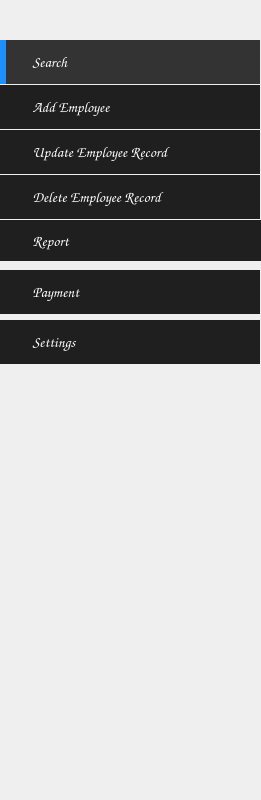
   <widget class="QWidget" name="leftWidget" native="true">
    <property name="geometry">
     <rect>
      <x>0</x>
      <y>-10</y>
      <width>261</width>
      <height>800</height>
     </rect>
    </property>
    <property name="styleSheet">
     <string notr="true">#leftWidget
{
	width:260px;
	background:#1F1F1F;
}</string>
    </property>
    <widget class="QPushButton" name="searchButton">
     <property name="geometry">
      <rect>
       <x>0</x>
       <y>40</y>
       <width>260</width>
       <height>44</height>
      </rect>
     </property>
     <property name="font">
      <font>
       <family>Comic Sans MS</family>
       <pointsize>11</pointsize>
      </font>
     </property>
     <property name="styleSheet">
      <string notr="true">#searchButton
{
	text-align:left;
	padding-left:20px;
	border:none;
	border-left:6px solid dodgerblue;
	color:white;	
	background:#333333;
}</string>
     </property>
     <property name="text">
      <string>  Search</string>
     </property>
     <property name="icon">
      <iconset resource="resources.qrc">
       <normaloff>:/Images/icons8_Find_User_Male_50px.png</normaloff>:/Images/icons8_Find_User_Male_50px.png</iconset>
     </property>
     <property name="iconSize">
      <size>
       <width>32</width>
       <height>32</height>
      </size>
     </property>
    </widget>
    <widget class="QPushButton" name="addEmpButton">
     <property name="geometry">
      <rect>
       <x>0</x>
       <y>85</y>
       <width>260</width>
       <height>44</height>
      </rect>
     </property>
     <property name="font">
      <font>
       <family>Comic Sans MS</family>
       <pointsize>11</pointsize>
      </font>
     </property>
     <property name="styleSheet">
      <string notr="true">#addEmpButton
{
	text-align:left;
	padding-left:26px;
	border:none;	
	color:white;	
	background:#1F1F1F;
}
#addEmpButton:hover
{
	text-align:left;
	padding-left:26px;
	border:none;	
	color:white;	
	background:#333;
}</string>
     </property>
     <property name="text">
      <string>  Add Employee</string>
     </property>
     <property name="icon">
      <iconset resource="resources.qrc">
       <normaloff>:/Images/icons8_Add_User_Male_50px.png</normaloff>:/Images/icons8_Add_User_Male_50px.png</iconset>
     </property>
     <property name="iconSize">
      <size>
       <width>32</width>
       <height>32</height>
      </size>
     </property>
    </widget>
    <widget class="QPushButton" name="updateEmpButton">
     <property name="geometry">
      <rect>
       <x>0</x>
       <y>130</y>
       <width>260</width>
       <height>44</height>
      </rect>
     </property>
     <property name="font">
      <font>
       <family>Comic Sans MS</family>
       <pointsize>11</pointsize>
      </font>
     </property>
     <property name="styleSheet">
      <string notr="true">#updateEmpButton
{
	text-align:left;
	padding-left:26px;
	border:none;	
	color:white;	
	background:#1F1F1F;
}
#updateEmpButton:hover
{
	text-align:left;
	padding-left:26px;
	border:none;	
	color:white;	
	background:#333;
}</string>
     </property>
     <property name="text">
      <string>  Update Employee Record</string>
     </property>
     <property name="icon">
      <iconset resource="resources.qrc">
       <normaloff>:/Images/icons8_Registration_50px.png</normaloff>:/Images/icons8_Registration_50px.png</iconset>
     </property>
     <property name="iconSize">
      <size>
       <width>32</width>
       <height>32</height>
      </size>
     </property>
    </widget>
    <widget class="QPushButton" name="deleteEmpButton">
     <property name="geometry">
      <rect>
       <x>0</x>
       <y>175</y>
       <width>260</width>
       <height>44</height>
      </rect>
     </property>
     <property name="font">
      <font>
       <family>Comic Sans MS</family>
       <pointsize>11</pointsize>
      </font>
     </property>
     <property name="styleSheet">
      <string notr="true">#deleteEmpButton
{
	text-align:left;
	padding-left:26px;
	border:none;	
	color:white;	
	background:#1F1F1F;
}
#deleteEmpButton:hover
{
	text-align:left;
	padding-left:26px;
	border:none;	
	color:white;	
	background:#333;
}</string>
     </property>
     <property name="text">
      <string>  Delete Employee Record</string>
     </property>
     <property name="icon">
      <iconset resource="resources.qrc">
       <normaloff>:/Images/icons8_Remove_User_Male_50px.png</normaloff>:/Images/icons8_Remove_User_Male_50px.png</iconset>
     </property>
     <property name="iconSize">
      <size>
       <width>32</width>
       <height>32</height>
      </size>
     </property>
    </widget>
    <widget class="QPushButton" name="reportButton">
     <property name="geometry">
      <rect>
       <x>0</x>
       <y>220</y>
       <width>261</width>
       <height>41</height>
      </rect>
     </property>
     <property name="font">
      <font>
       <family>Comic Sans MS</family>
       <pointsize>11</pointsize>
      </font>
     </property>
     <property name="styleSheet">
      <string notr="true">#reportButton
{
	text-align:left;
	padding-left:26px;
	border:none;	
	color:white;	
	background:#1F1F1F;
}
#reportButton:hover
{
	text-align:left;
	padding-left:26px;	
	border:none;	
	color:white;	
	background:#333333;
}</string>
     </property>
     <property name="text">
      <string>  Report</string>
     </property>
     <property name="icon">
      <iconset resource="resources.qrc">
       <normaloff>:/Images/baseline_summarize_white_48dp.png</normaloff>:/Images/baseline_summarize_white_48dp.png</iconset>
     </property>
     <property name="iconSize">
      <size>
       <width>32</width>
       <height>32</height>
      </size>
     </property>
    </widget>
    <widget class="QPushButton" name="aboutButton">
     <property name="geometry">
      <rect>
       <x>0</x>
       <y>270</y>
       <width>260</width>
       <height>44</height>
      </rect>
     </property>
     <property name="font">
      <font>
       <family>Comic Sans MS</family>
       <pointsize>11</pointsize>
      </font>
     </property>
     <property name="styleSheet">
      <string notr="true">#aboutButton
{
	text-align:left;
	padding-left:26px;
	border:none;	
	color:white;	
	background:#1F1F1F;
}
#aboutButton:hover
{
	text-align:left;
	padding-left:26px;	
	border:none;	
	color:white;	
	background:#333333;
}</string>
     </property>
     <property name="text">
      <string>  Payment</string>
     </property>
     <property name="icon">
      <iconset resource="resources.qrc">
       <normaloff>:/Images/baseline_paid_white_48dp.png</normaloff>:/Images/baseline_paid_white_48dp.png</iconset>
     </property>
     <property name="iconSize">
      <size>
       <width>32</width>
       <height>32</height>
      </size>
     </property>
    </widget>
    <widget class="QPushButton" name="settingsButton">
     <property name="geometry">
      <rect>
       <x>0</x>
       <y>320</y>
       <width>260</width>
       <height>44</height>
      </rect>
     </property>
     <property name="font">
      <font>
       <family>Comic Sans MS</family>
       <pointsize>11</pointsize>
      </font>
     </property>
     <property name="styleSheet">
      <string notr="true">#settingsButton
{
	text-align:left;
	padding-left:26px;
	border:none;	
	color:white;	
	background:#1F1F1F;
}
#settingsButton:hover
{
	text-align:left;
	padding-left:26px;	
	border:none;	
	color:white;	
	background:#333333;
}</string>
     </property>
     <property name="text">
      <string>  Settings</string>
     </property>
     <property name="icon">
      <iconset resource="resources.qrc">
       <normaloff>:/Images/baseline_settings_white_48dp.png</normaloff>:/Images/baseline_settings_white_48dp.png</iconset>
     </property>
     <property name="iconSize">
      <size>
       <width>32</width>
       <height>32</height>
      </size>
     </property>
    </widget>
   </widget>
